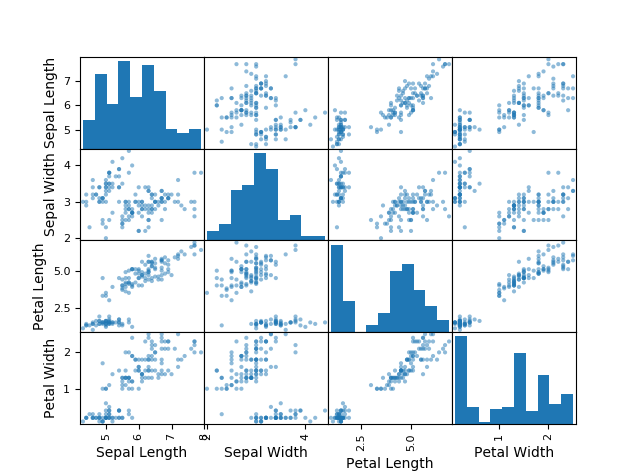

This chart was generated by the following Python code:
# Thomas Vaughan 12/04/2018.
# Opening the Iris data set to see the data in the csv file.
# Figured out how to use scatter plots here https://machinelearningmastery.com/machine-learning-in-python-step-by-step/

import pandas as pd                                                               # Adding all relevant libraries 
from pandas.plotting import scatter_matrix
import matplotlib.pyplot as plt
from sklearn import model_selection
import numpy as nm

headers = ['Sepal Length','Sepal Width','Petal Length','Petal Width','Species']   # Adding headers to the data
data = pd.read_csv("Data/iris.csv", names = headers) 


scatter_matrix(data)
plt.show()
